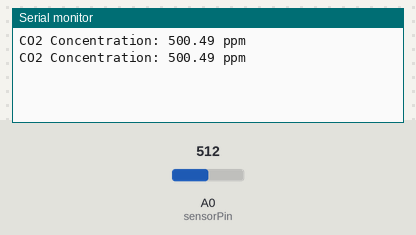
Simulated run of this sketch. Board: Arduino Uno, built with avr-gcc and run on an emulated ATmega328P. Shown: the last lines printed to the serial monitor. The test bench sets the inputs (shaded band); at power-on: A0 (sensorPin) = 512.

Above: at 1.8 s.
1.9 s: A0 (sensorPin) set to 716
At 2.7 s:
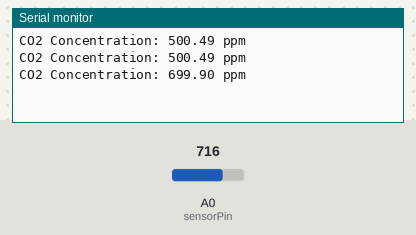
3.4 s: A0 (sensorPin) set to 900
At 4.8 s:
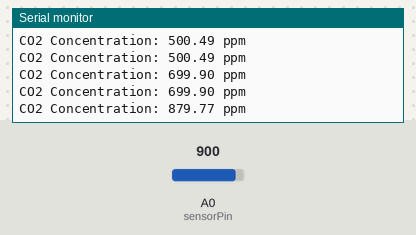
Timing chart, 0 to 6.4 s (numbered marks = the images above; inputs shaded):
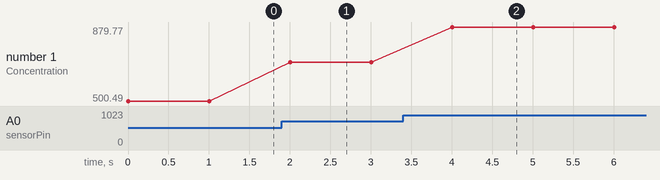

The sketch:

CO2.ino
```cpp
const int sensorPin = A0;

void setup() {
Serial.begin(9600);
}

void loop() {
  int sensorValue = analogRead(sensorPin);
  float voltage = sensorValue * (5.0 / 1023.0);
  float CO2ppm = 500 * voltage / 2.5;
  Serial.print("CO2 Concentration: ");
  Serial.print(CO2ppm);
  Serial.println(" ppm");
  delay(1000);
}
```

Measured:
- after the input at 1.9 s, the serial monitor: prints a new line after 0.10 s (image 1)
- after the input at 3.4 s, the serial monitor: prints a new line after 0.60 s (image 2)
- plotted number 1: 500.49 → 699.9 after the input at 1.9 s, 699.9 → 879.77 after the input at 3.4 s
